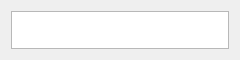
<?xml version="1.0" encoding="UTF-8"?>
<ui version="4.0">
 <class>Work</class>
 <widget class="QWidget" name="Work">
  <property name="geometry">
   <rect>
    <x>0</x>
    <y>0</y>
    <width>240</width>
    <height>60</height>
   </rect>
  </property>
  <property name="minimumSize">
   <size>
    <width>240</width>
    <height>60</height>
   </size>
  </property>
  <property name="maximumSize">
   <size>
    <width>240</width>
    <height>109</height>
   </size>
  </property>
  <property name="windowTitle">
   <string>Form</string>
  </property>
  <layout class="QGridLayout" name="gridLayout">
   <item row="0" column="0">
    <widget class="QPlainTextEdit" name="plainTextEdit"/>
   </item>
  </layout>
 </widget>
 <resources/>
 <connections/>
</ui>
